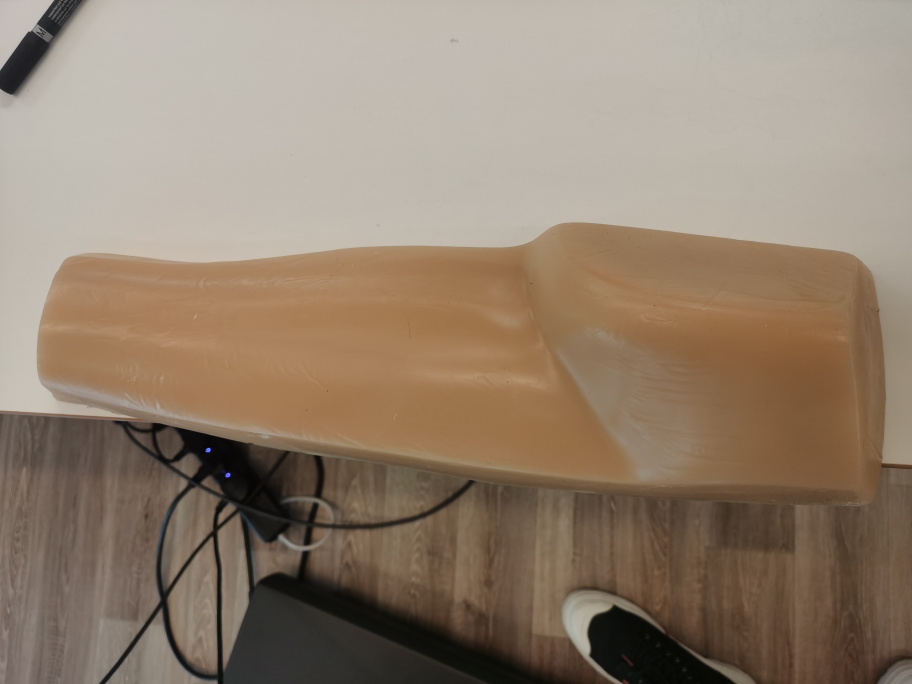
#> input picture track_blackline/Photo_0621_1a.jpg, 3648 x 2736 px, given in place of the camera (shown at 1/4 size)
$ python curve.py
#> lines starting #> are read from the running program, lines starting #| are printed output that depends on the picture; after the words box and inside, x2 and y2 are one past the last pixel; in counts of white or black regions, pixels touching at a corner belong together
import cv2 as cv
import numpy as np

from scipy.optimize import curve_fit


class ShapeAnalysis:

    def analysis(self, frame):
        lower = np.array([0, 65, 148])
        upper = np.array([18, 255, 255])
        # change to hsv model
        hsv = cv.cvtColor(frame, cv.COLOR_BGR2HSV)
        # get mask
        binary = cv.inRange(hsv, lower, upper)
        dist = cv.distanceTransform(binary, cv.DIST_L1, cv.DIST_MASK_PRECISE)
        cv.namedWindow("distance", cv.WINDOW_NORMAL)
        # cv.resizeWindow('distance', 800, 1100)
        cv.imshow("distance", dist)
        binary = cv.GaussianBlur(binary, (9, 9), 0)
        # 二值化图像
        print("start to detect lines...\n")
        contours, hierarchy = cv.findContours(binary, cv.RETR_TREE, cv.CHAIN_APPROX_SIMPLE)
        print(len(contours))
        index = 0
        temp = 0
        for i in range(len(contours)):
            # 计算轮廓所包含的面积
            area = cv.contourArea(contours[i])
            # 计算轮廓周长
            # length = cv.arcLength(contours[i], True)
            if area > temp:
                temp = area
                index = i

        cv.drawContours(frame, contours, index, (0, 0, 255), 1)
        cv.namedWindow("extract", cv.WINDOW_NORMAL)
        # cv.resizeWindow('extract', 800, 1100)
        cv.imshow("extract", frame)

        final_idx = 0
        hierarchy = np.squeeze(hierarchy)
        print(hierarchy.shape)
        if hierarchy[index][2] != -1:
            index = hierarchy[index][2]
            temp = cv.contourArea(contours[index])
            while hierarchy[index][0] != -1:
                index = hierarchy[index][0]
                area = cv.contourArea(contours[index])
                if area > temp:
                    temp = area
                    final_idx = index

        cv.drawContours(frame, contours, final_idx, (255, 0, 0), 1)
        cv.namedWindow("Line", cv.WINDOW_NORMAL)
        # cv.resizeWindow('Line', 800, 1100)
        cv.imshow("Line", frame)

        a = contours[final_idx].reshape(-1, 2)
        return a

    def curve(self, a, frame):
        h, w, _ = frame.shape
        x = a[:, 0]
        y = a[:, 1]

        poly = np.poly1d(np.polyfit(x, y, 3))
        print(poly)
        yvals = poly(x)
        yvals = list(yvals)
        for i in range(len(yvals)):
            yvals[i] = int(yvals[i])

        points = zip(x, yvals)
        points = points.reshape((-1, 1, 2))
        cv.polylines(frame, [points], True, (0, 0, 255))

        # for point in zip(x, yvals):
        #     cv.circle(frame, point, 2, (0, 0, 255), 2)
        cv.namedWindow("image_result", cv.WINDOW_NORMAL)
        # cv.resizeWindow('image_result', 800, 1100)
        cv.imshow("image_result", frame)
        return 0

    def func(x, a, b, c):
        return a * np.exp(-b * x) + c


if __name__ == "__main__":
    # [8 lines of commented-out code are left out]

    cap = cv.VideoCapture(0)
    if not cap.isOpened():
        print("Cannot open camera")
        exit()
    while True:
        # Capture frame-by-frame
        ret, frame = cap.read()
#> frame is the input picture: shape (2736, 3648, 3); mean B, G, R 111.5, 129.3, 146.8
        # if frame is read correctly ret is True
        if not ret:
            print("Can't receive frame (stream end?). Exiting ...")
            break
        # Our operations on the frame come here
        try:
            ld = ShapeAnalysis()
            h, w, _ = frame.shape
#> h = 2736; w = 3648
            ld = ShapeAnalysis()
            array = ld.analysis(frame)
#> in analysis, `hsv = cv.cvtColor(frame, cv.COLOR_BGR2HSV)`: hsv: shape (2736, 3648, 3); mean H, S, V 17.6, 67.5, 146.9
#> in analysis, `binary = cv.inRange(hsv, lower, upper)`:
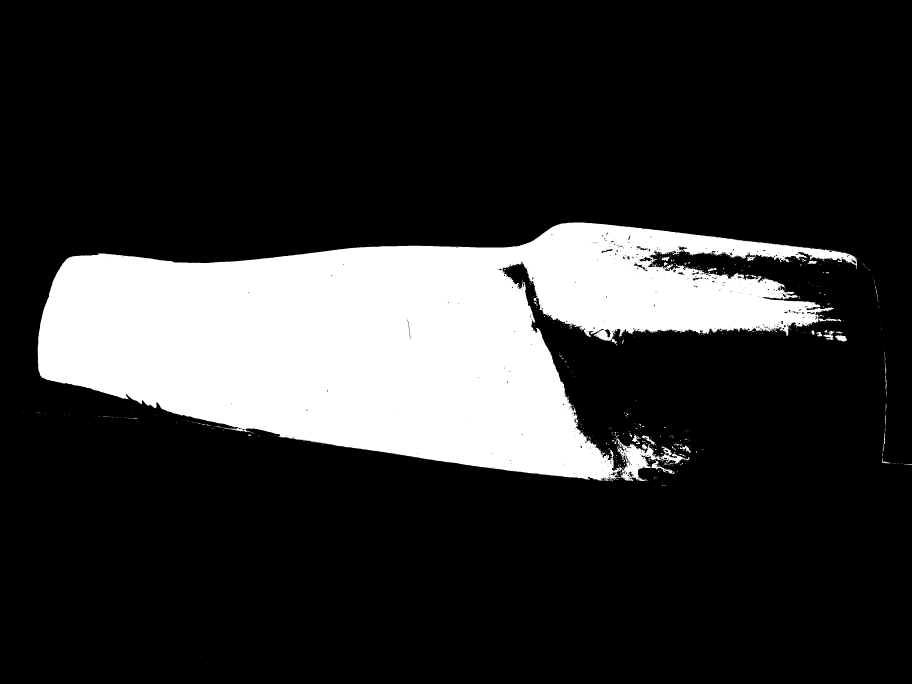
#> binary: shape (2736, 3648) (shown at 1/4 size); 18.8% white; 986 white regions (906 under 20 px)
#> in analysis, `dist = cv.distanceTransform(binary, cv.DIST_L1, cv.DIST_MASK_PRECISE)`:
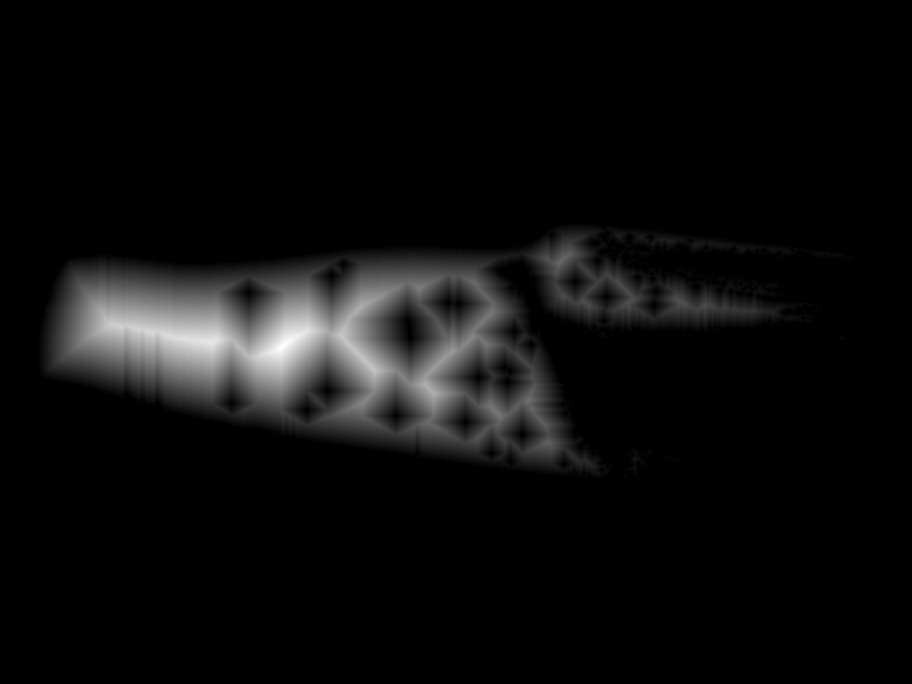
#> dist: shape (2736, 3648) float32 (shown at 1/4 size); min 0, max 349, mean 17.7; drawn with min black and max white
#> in analysis, `contours, hierarchy = cv.findContours(binary, cv.RETR_TREE, cv.CHAIN_A..`: contours = 180 contours, 52 with area under 20; largest, box (x1, y1, x2, y2) and area: (147, 886, 3484, 1929) 1973494, (3228, 1313, 3392, 1370) 4807, (3523, 1605, 3648, 1863) 3578, (3530, 1379, 3550, 1603) 2126, (3482, 1093, 3517, 1216) 1077
#| 180
#> the loop in analysis, `for i in range(len(contours)):` made 180 passes
#> (area, temp) on passes 1, 4, 5, 13, 17, 26, 50, 65, 102: (60, 60), (202.5, 202.5), (352, 352), (359.5, 359.5), (400.5, 400.5), (895, 895), (3578.5, 3578.5), (4807, 4807), (1973494.5, 1973494.5)
#> area on passes 2, 3, 6, 7, 8, 9: 48, 60, 48, 66.5, 122.5, 120
#> after the loop in analysis, `for i in range(len(contours)):`: index = 101; temp = 1973494.5
#| (180, 4)
#> in analysis, `index = hierarchy[index][2]`: index = 102
#> in analysis, `temp = cv.contourArea(contours[index])`: temp = 20.5
#> the loop in analysis, `while hierarchy[index][0] != -1:` made 77 passes
#> (area, temp) on passes 4, 10, 61: (42.5, 42.5), (190, 190), (378, 378)
#> area on passes 7, 11, 16, 17, 20, 21: 29.5, 23, 55, 61.5, 108.5, 31
#> after the loop in analysis, `while hierarchy[index][0] != -1:`: final_idx = 163; temp = 378
#> in analysis, `a = contours[final_idx].reshape(-1, 2)`: a = 48 pairs, first value 2619 to 2654, second value 1037 to 1060
#> array has the same summary as a in analysis
            ld.curve(array, frame)
#> in curve, `x = a[:, 0]`: x = 48 values, max 2654 at index 11, min 2619 at index 42, mean 2637
#> in curve, `y = a[:, 1]`: y = 48 values, max 1060 at index 18, min 1037 at index 1, mean 1049.1
#|            3         2
#| 0.0005853 x - 4.625 x + 1.218e+04 x - 1.07e+07
#> in curve, `yvals = poly(x)`: yvals = 48 values, max 1053.8 at index 11, min 1045.8 at index 42, mean 1049.1
#> the loop in curve, `for i in range(len(yvals)):` made 48 passes
#> after the loop in curve, `for i in range(len(yvals)):`: yvals = 48 values, max 1053 at index 11, min 1045 at index 42, mean 1048.6
            key = cv.waitKey(1)
            if key == ord('q'):
                break
        except:
            pass
    # When everything done, release the capture
    cap.release()
    cv.destroyAllWindows()

$ run again, on track_blackline/Photo_0621_2a.jpg
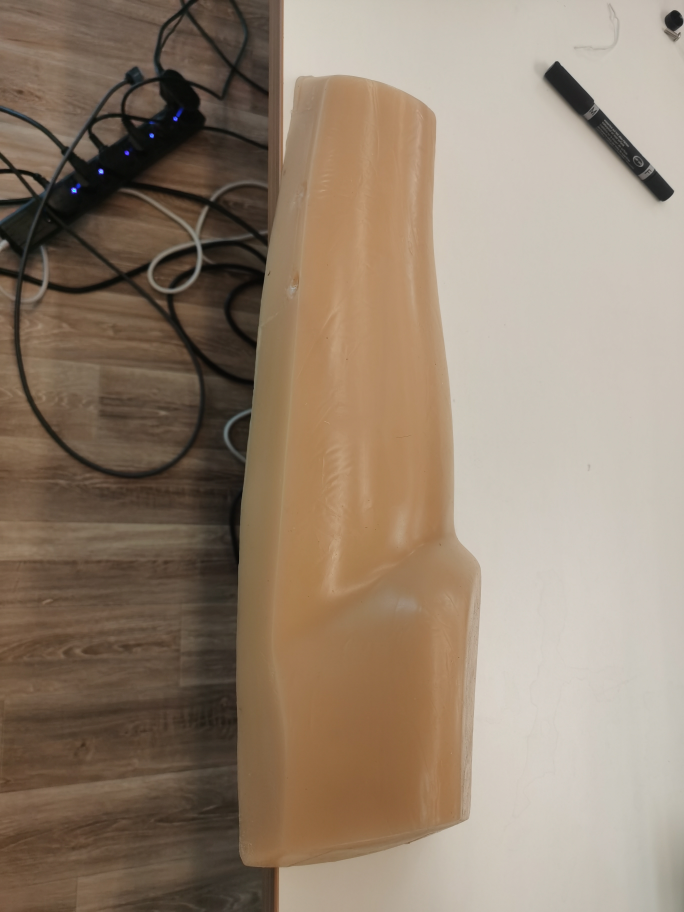
#> input picture track_blackline/Photo_0621_2a.jpg, 2736 x 3648 px, given in place of the camera (shown at 1/4 size)
#> frame is the input picture: shape (3648, 2736, 3); mean B, G, R 112.8, 130.8, 148.3
#> hsv: shape (3648, 2736, 3); mean H, S, V 16.8, 69.5, 148.4
#> in analysis, `binary = cv.inRange(hsv, lower, upper)`:
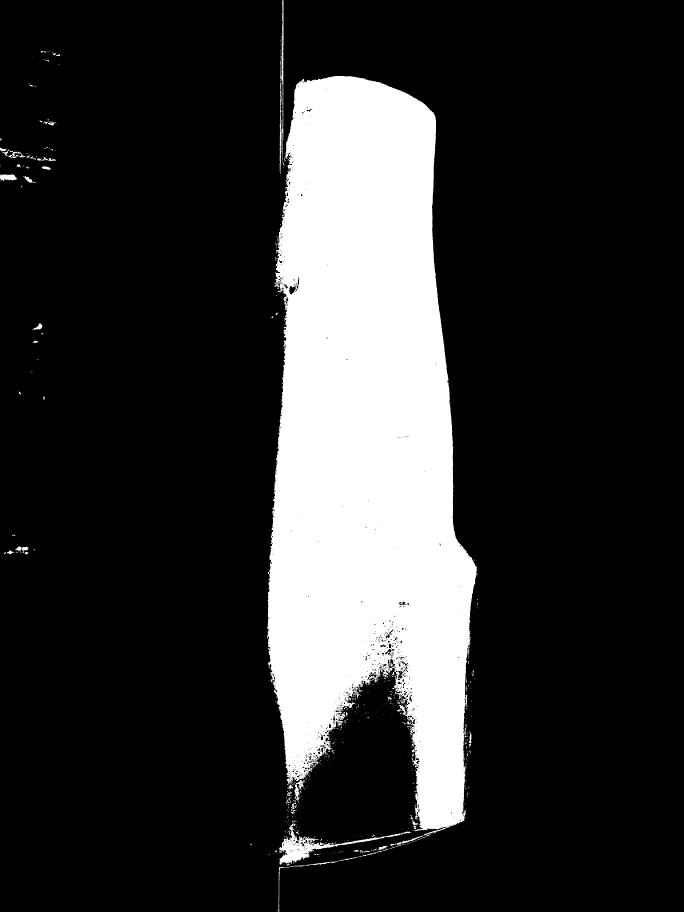
#> binary: shape (3648, 2736) (shown at 1/4 size); 18.5% white; 1243 white regions (1116 under 20 px)
#> in analysis, `dist = cv.distanceTransform(binary, cv.DIST_L1, cv.DIST_MASK_PRECISE)`:
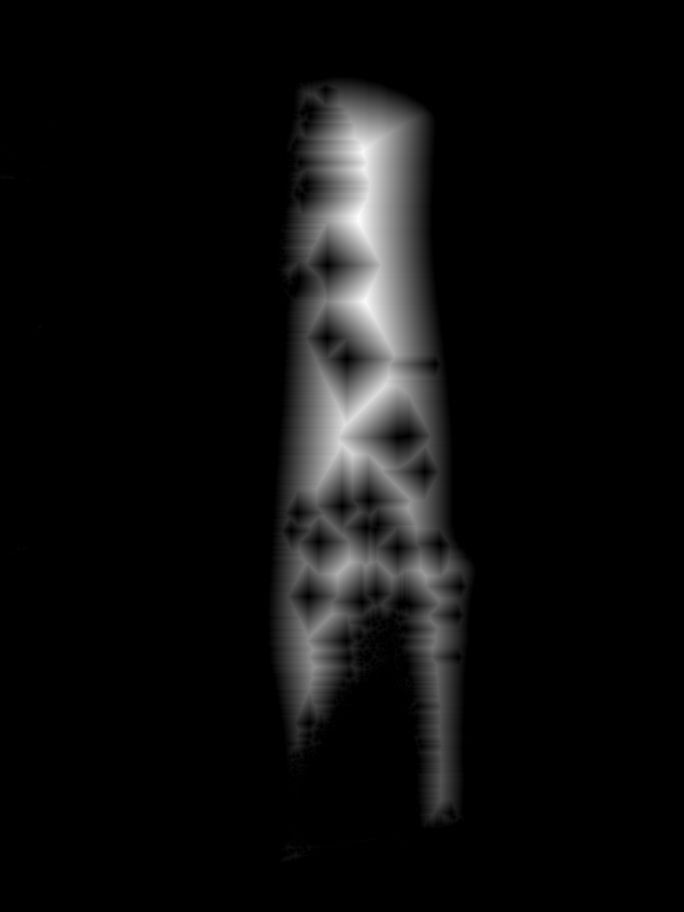
#> dist: shape (3648, 2736) float32 (shown at 1/4 size); min 0, max 297, mean 16.4; drawn with min black and max white
#> contours = 157 contours, 45 with area under 20; largest, box (x1, y1, x2, y2) and area: (1062, 0, 1917, 3648) 2163959, (1178, 2707, 1665, 3373) 201198, (1165, 3319, 1731, 3461) 16241, (0, 586, 228, 648) 5298, (12, 2182, 120, 2222) 2528
#| 157
#> the loop in analysis, `for i in range(len(contours)):` made 157 passes
#> (area, temp) on passes 1, 3, 10, 15, 37, 48: (224, 224), (261.5, 261.5), (298.5, 298.5), (2528, 2528), (5297.5, 5297.5), (2163959, 2163959)
#> after the loop in analysis, `for i in range(len(contours)):`: index = 47; temp = 2163959
#| (157, 4)
#> in analysis, `index = hierarchy[index][2]`: index = 48
#> in analysis, `temp = cv.contourArea(contours[index])`: temp = 2
#> the loop in analysis, `while hierarchy[index][0] != -1:` made 68 passes
#> (index, area, temp, final_idx) on passes 2, 3, 7, 61: (50, 35.5, 35.5, 50), (51, 42.5, 42.5, 51), (55, 16241, 16241, 55), (112, 201198, 201198, 112)
#> after the loop in analysis, `while hierarchy[index][0] != -1:`: final_idx = 112; temp = 201198
#> a = 1761 pairs, first value 1178 to 1664, second value 2707 to 3372
#> array has the same summary as a in analysis
#> x = 1761 values, max 1664 at index 436, min 1178 at index 877, mean 1437.3
#> y = 1761 values, max 3372 at index 709, min 2707 at index 1, mean 3041.9
#|            3           2
#| 1.998e-05 x - 0.08043 x + 106.2 x - 4.297e+04
#> in curve, `yvals = poly(x)`: yvals = 1761 values, max 3237.3 at index 877, min 2862.9 at index 1686, mean 3041.9
#> after the loop in curve, `for i in range(len(yvals)):`: yvals = 1761 values, max 3237 at index 875, min 2862 at index 591, mean 3041.4

$ run again, on track_blackline/Photo_0621_3a.jpg
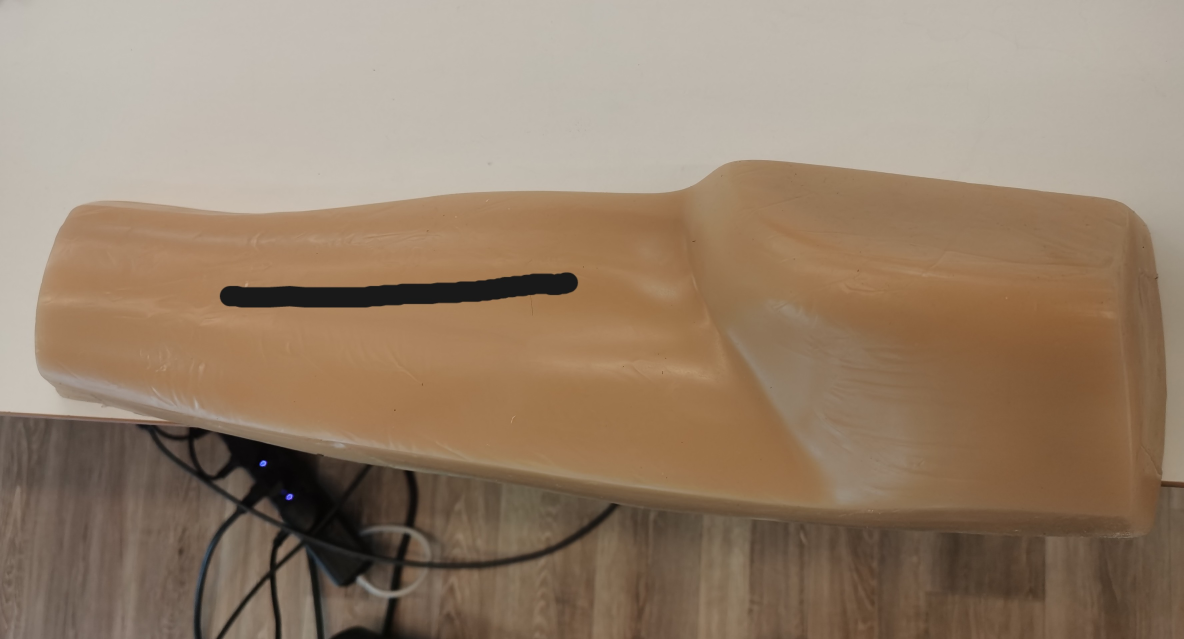
#> input picture track_blackline/Photo_0621_3a.jpg, 3551 x 1917 px, given in place of the camera (shown at 1/3 size)
#> frame is the input picture: shape (1917, 3551, 3); mean B, G, R 108.2, 129.2, 150.2
#> hsv: shape (1917, 3551, 3); mean H, S, V 16.4, 75.8, 150.2
#> in analysis, `binary = cv.inRange(hsv, lower, upper)`:
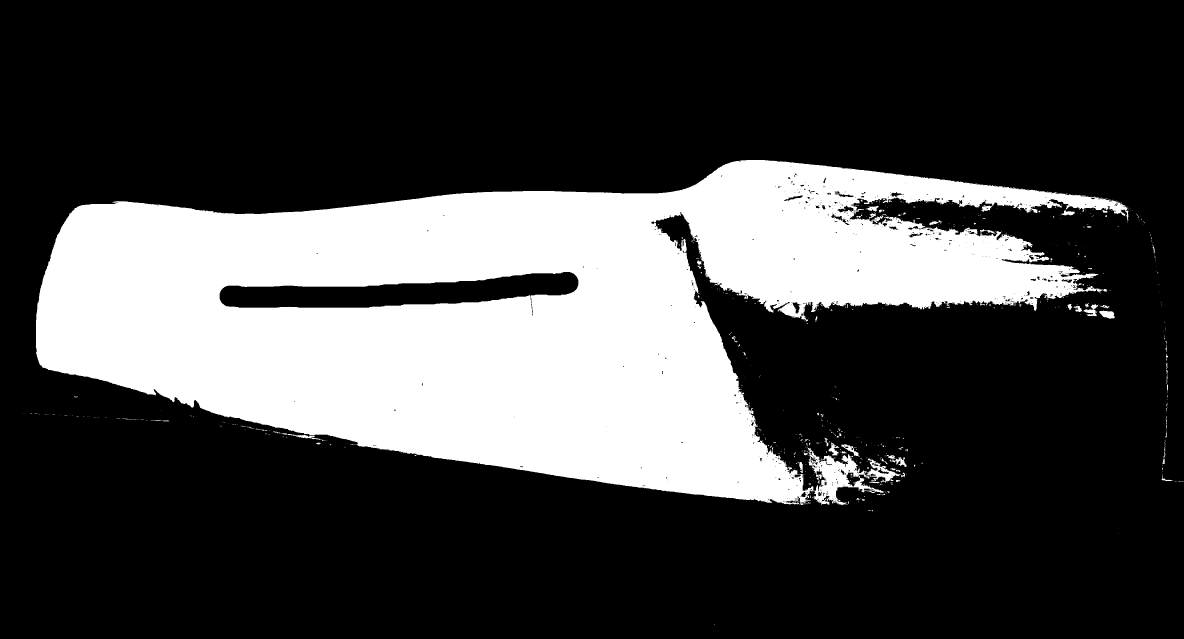
#> binary: shape (1917, 3551) (shown at 1/3 size); 26.6% white; 700 white regions (605 under 20 px)
#> in analysis, `dist = cv.distanceTransform(binary, cv.DIST_L1, cv.DIST_MASK_PRECISE)`:
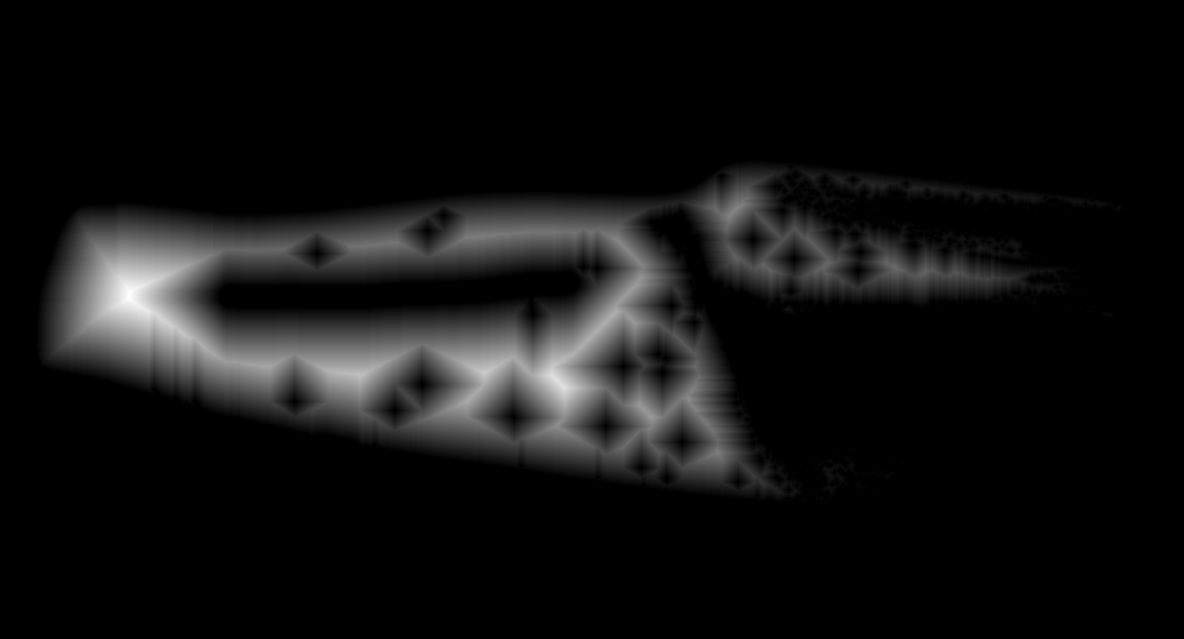
#> dist: shape (1917, 3551) float32 (shown at 1/3 size); min 0, max 271, mean 18.6; drawn with min black and max white
#> contours = 172 contours, 48 with area under 20; largest, box (x1, y1, x2, y2) and area: (103, 476, 3403, 1520) 1971743, (662, 819, 1732, 920) 59922, (3194, 905, 3349, 960) 4796, (3487, 974, 3508, 1241) 2508, (3481, 1244, 3551, 1450) 2495
#| 172
#> the loop in analysis, `for i in range(len(contours)):` made 172 passes
#> (area, temp) on passes 1, 3, 4, 20, 34, 56, 63, 98: (68, 68), (194.5, 194.5), (506.5, 506.5), (1017.5, 1017.5), (2495, 2495), (2507.5, 2507.5), (4796.5, 4796.5), (1971743, 1971743)
#> after the loop in analysis, `for i in range(len(contours)):`: index = 97; temp = 1971743
#| (172, 4)
#> in analysis, `index = hierarchy[index][2]`: index = 98
#> in analysis, `temp = cv.contourArea(contours[index])`: temp = 8.5
#> the loop in analysis, `while hierarchy[index][0] != -1:` made 73 passes
#> (area, temp) on passes 1, 3, 5, 9, 18, 46: (22.5, 22.5), (100, 100), (136.5, 136.5), (138, 138), (1117.5, 1117.5), (59921.5, 59921.5)
#> after the loop in analysis, `while hierarchy[index][0] != -1:`: final_idx = 144; temp = 59921.5
#> a = 276 pairs, first value 662 to 1731, second value 819 to 919
#> array has the same summary as a in analysis
#> x = 276 values, max 1731 at index 16, min 662 at index 152, mean 1273.3
#> y = 276 values, max 919 at index 116, min 819 at index 0, mean 871.4
#|             3             2
#| -3.861e-08 x + 8.516e-05 x - 0.06538 x + 903.8
#> in curve, `yvals = poly(x)`: yvals = 276 values, max 886.6 at index 152, min 845.5 at index 16, mean 871.4
#> after the loop in curve, `for i in range(len(yvals)):`: yvals = 276 values, max 886 at index 125, min 845 at index 12, mean 870.8
